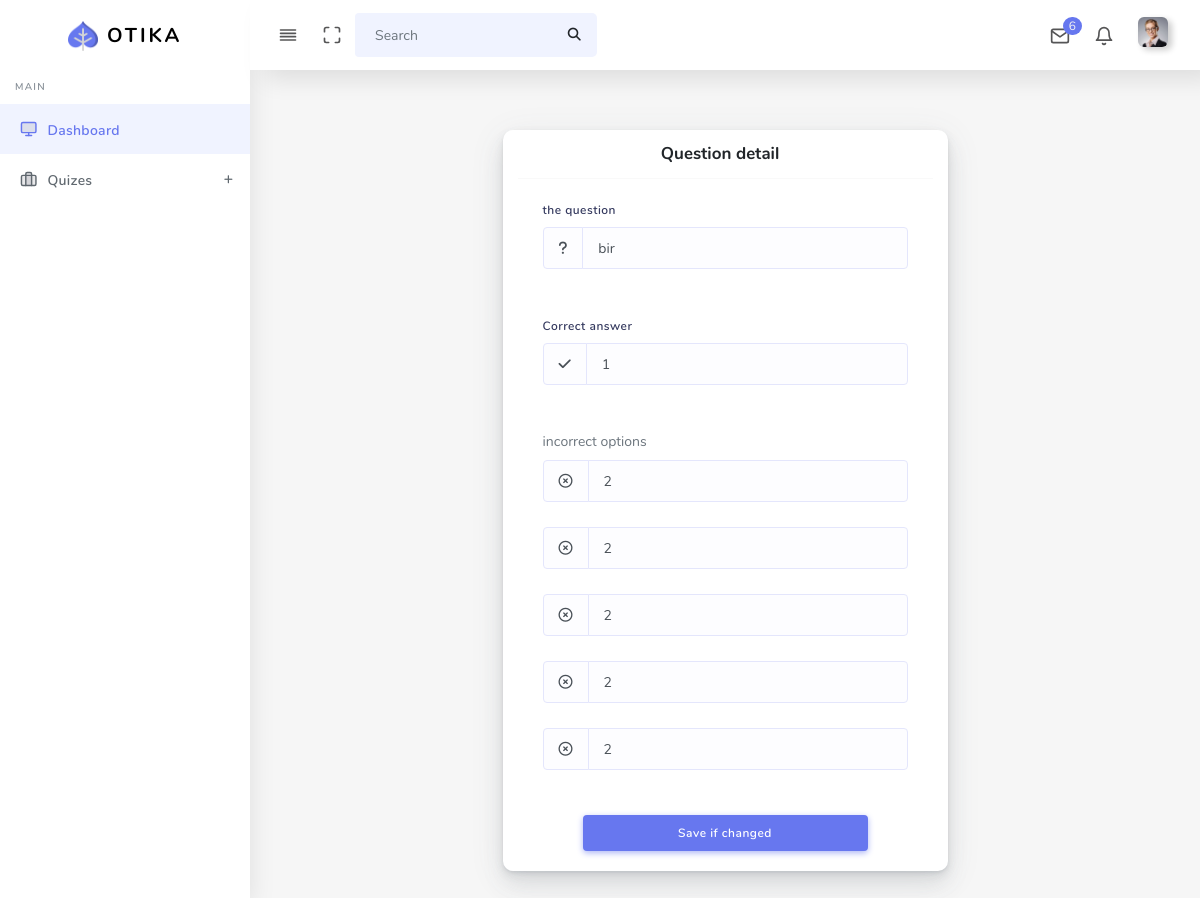
The app's page /question-detail/11 (signed in) with its own data.
### main/models.py (models this page shows, shortened)
class Question(models.Model):
    quiz = models.ForeignKey(Quiz, on_delete=models.CASCADE)
    title = models.TextField()

class Option(models.Model):
    question = models.ForeignKey(Question, on_delete=models.CASCADE)
    name = models.TextField()
    is_correct = models.BooleanField(default=False)

### main/views.py (the view, shortened to what this page needs)
# urls.py: path('question-detail/<int:id>', views.quest_detail, name = 'quest_detail'),
@login_required(login_url = 'dash:login')
def quest_detail(request, id):
    question = Question.objects.get(id = id)
    option_correct = Option.objects.get(question = question, is_correct = True)
    options = Option.objects.filter(question = question, is_correct = False).order_by('id')
    context = {
        'question': question,
        'options': options,
        'option_correct' : option_correct
    }
    return render( request, 'details/detail.html', context)

### templates/details/detail.html (shortened to what this page needs)
{%extends 'base.html'%}
  {%block content%}
    <div class="container">
        <div class="row">
            <div class="col-lg-3 col-xl-3"></div>
            <div class="card col-xl-6 col-lg-6 " id="sample-login">
                <form method = 'post'> {%csrf_token%}
                <div class="card-header justify-content-center d-flex">
                    <h4>Question detail</h4>
                </div>
                <div class="card-body pb-0">
                    <div class="form-group">
                    <label>the question</label>
                    <div class="input-group">
                        <div class="input-group-prepend">
                        <div class="input-group-text">
                            <i class="fa-solid fa-question"></i>
                        </div>
                        </div>
                        <input type="text" class="form-control" placeholder="Question title" name = 'title' value = "{{question.title}}" >
                    </div>
                    </div>
                    <br>
                    <div class="form-group">
                        <label for="#">Correct answer</label>
                        <div class="input-group">
                            <div class="input-group-prepend">
                            <div class="input-group-text">
                                <i class="fa-solid fa-check"></i>
                            </div>
                            </div>
                            <input type="text" class="form-control" placeholder="Correct answer for the question " name="correct" value="{{option_correct.name}}">
                        </div>
                    </div>
                    <br>
                    <label for="#">incorrect options</label>
                    {%for incorrect in options%}
                    <div class="form-group">
                        <div class="input-group">
                            <div class="input-group-prepend">
                            <div class="input-group-text">
                                <i class="fa-regular fa-circle-xmark"></i>
                            </div>
                            </div>
                            <input type="text" class="form-control" placeholder=" Wrong answer for the question " name="incorrect{{forloop.counter}}" value="{{incorrect.name}}">
                        </div>
                    </div>
                    {%endfor%}
                    <div class="card-footer  justify-content-left d-flex">
                        <div class="col-12 d-flex justify-content-center">
                            <button type="submit" name="submit_action" value="save_again" class="col-12 btn btn-primary">Save if changed</button>
                        </div>
                    </div>
                </div>
                </form>
            </div>
        </div>
    </div>
  {%endblock%}

### records on screen
Question: title "bir"
Option: correct "1"
Option: incorrect1 "2"
Option: incorrect2 "2"
Option: incorrect3 "2"
Option: name "2"
Option: name "2"
